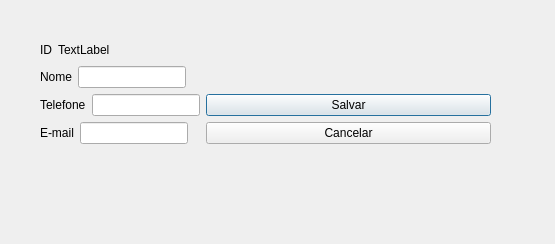
<?xml version="1.0" encoding="UTF-8"?>
<ui version="4.0">
 <class>editCtts</class>
 <widget class="QDialog" name="editCtts">
  <property name="geometry">
   <rect>
    <x>0</x>
    <y>0</y>
    <width>555</width>
    <height>244</height>
   </rect>
  </property>
  <property name="windowTitle">
   <string>Dialog</string>
  </property>
  <widget class="QWidget" name="">
   <property name="geometry">
    <rect>
     <x>40</x>
     <y>40</y>
     <width>451</width>
     <height>144</height>
    </rect>
   </property>
   <layout class="QFormLayout" name="formLayout">
    <item row="0" column="0">
     <layout class="QHBoxLayout" name="horizontalLayout_4">
      <item>
       <widget class="QLabel" name="label_4">
        <property name="text">
         <string>ID</string>
        </property>
       </widget>
      </item>
      <item>
       <widget class="QLabel" name="txt_id">
        <property name="text">
         <string>TextLabel</string>
        </property>
       </widget>
      </item>
     </layout>
    </item>
    <item row="0" column="1">
     <spacer name="horizontalSpacer">
      <property name="orientation">
       <enum>Qt::Horizontal</enum>
      </property>
      <property name="sizeHint" stdset="0">
       <size>
        <width>40</width>
        <height>20</height>
       </size>
      </property>
     </spacer>
    </item>
    <item row="1" column="0">
     <layout class="QHBoxLayout" name="horizontalLayout">
      <item>
       <widget class="QLabel" name="label">
        <property name="text">
         <string>Nome</string>
        </property>
       </widget>
      </item>
      <item>
       <widget class="QLineEdit" name="txt_nome"/>
      </item>
     </layout>
    </item>
    <item row="2" column="0">
     <layout class="QHBoxLayout" name="horizontalLayout_2">
      <item>
       <widget class="QLabel" name="label_2">
        <property name="text">
         <string>Telefone</string>
        </property>
       </widget>
      </item>
      <item>
       <widget class="QLineEdit" name="txt_telefone"/>
      </item>
     </layout>
    </item>
    <item row="2" column="1">
     <widget class="QPushButton" name="btn_salvar">
      <property name="text">
       <string>Salvar</string>
      </property>
     </widget>
    </item>
    <item row="3" column="0">
     <layout class="QHBoxLayout" name="horizontalLayout_3">
      <item>
       <widget class="QLabel" name="label_3">
        <property name="text">
         <string>E-mail</string>
        </property>
       </widget>
      </item>
      <item>
       <widget class="QLineEdit" name="txt_email"/>
      </item>
     </layout>
    </item>
    <item row="3" column="1">
     <widget class="QPushButton" name="btn_cancelar">
      <property name="text">
       <string>Cancelar</string>
      </property>
     </widget>
    </item>
   </layout>
  </widget>
 </widget>
 <resources/>
 <connections/>
</ui>
